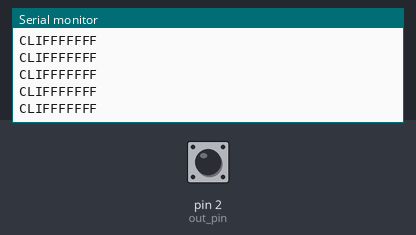
Bench run of a sketch on a simulated Arduino Uno, built with avr-gcc and run on an emulated ATmega328P. On the bench: the last lines printed to the serial monitor. Inputs (shaded band) come from the test bench; at power-on: pin 2 (out_pin) HIGH.

Above: at 1.2 s.
1.3 s: pin 2 (out_pin) driven LOW
At 2.4 s:
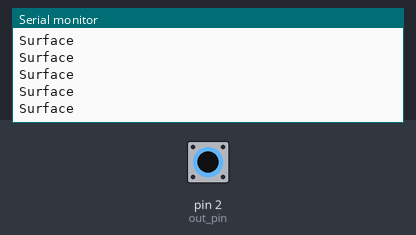
3.2 s: pin 2 (out_pin) driven HIGH
At 4.3 s:
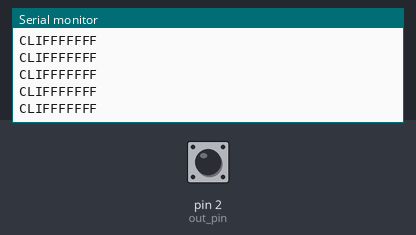
6.2 s: pin 2 (out_pin) driven LOW
At 6.8 s:
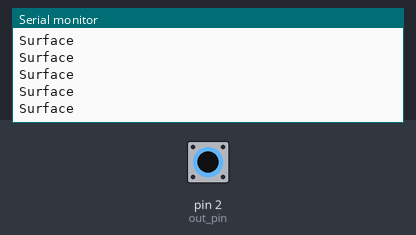
9.2 s: pin 2 (out_pin) pulsed HIGH 2 times (0.12 s each, 0.3 s apart)
12.8 s: pin 2 (out_pin) pulsed HIGH 2 times (0.12 s each, 0.3 s apart)
16.4 s: pin 2 (out_pin) driven HIGH
At 17.2 s:
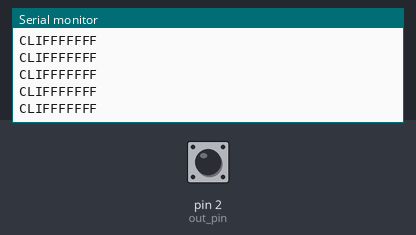

Measured:
- after the input at 1.3 s, the serial monitor: prints a new line after 0.07 s (image 1)
- after the input at 16.4 s, the serial monitor: prints a new line after 0.07 s (image 4)

The sketch:

digital-ir.ino
```cpp
const int out_pin=2;
void setup() {
  // put your setup code here, to run once:
  pinMode(out_pin,INPUT);
  Serial.begin(9600);
}

void loop() {
  // put your main code here, to run repeatedly:
  if (digitalRead(out_pin)==LOW) {
    Serial.println("Surface");

  }
  else {
    Serial.println("CLIFFFFFFF");
  }
}
```
